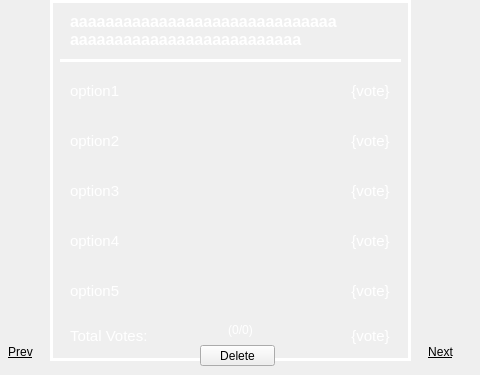
    <widget class="QWidget" name="userpoll">
     <widget class="QGroupBox" name="userpoll_gb">
      <property name="geometry">
       <rect>
        <x>50</x>
        <y>0</y>
        <width>361</width>
        <height>361</height>
       </rect>
      </property>
      <property name="styleSheet">
       <string notr="true">QGroupBox { border: 3px solid white; }

QRadioButton { color: white; }

QLabel { background-color: transparent; }</string>
      </property>
      <property name="title">
       <string/>
      </property>
      <widget class="QLabel" name="userprompt">
       <property name="geometry">
        <rect>
         <x>20</x>
         <y>10</y>
         <width>321</width>
         <height>41</height>
        </rect>
       </property>
       <property name="maximumSize">
        <size>
         <width>350</width>
         <height>100</height>
        </size>
       </property>
       <property name="font">
        <font>
         <pointsize>12</pointsize>
         <bold>true</bold>
        </font>
       </property>
       <property name="styleSheet">
        <string notr="true">color: white; font-weight: bold;</string>
       </property>
       <property name="text">
        <string>aaaaaaaaaaaaaaaaaaaaaaaaaaaaaa aaaaaaaaaaaaaaaaaaaaaaaaaa</string>
       </property>
       <property name="wordWrap">
        <bool>true</bool>
       </property>
      </widget>
      <widget class="Line" name="divider2">
       <property name="geometry">
        <rect>
         <x>10</x>
         <y>50</y>
         <width>341</width>
         <height>20</height>
        </rect>
       </property>
       <property name="styleSheet">
        <string notr="true">color: white;</string>
       </property>
       <property name="frameShadow">
        <enum>QFrame::Plain</enum>
       </property>
       <property name="lineWidth">
        <number>3</number>
       </property>
       <property name="orientation">
        <enum>Qt::Horizontal</enum>
       </property>
      </widget>
      <widget class="QLabel" name="useroption1vote">
       <property name="geometry">
        <rect>
         <x>300</x>
         <y>70</y>
         <width>41</width>
         <height>41</height>
        </rect>
       </property>
       <property name="font">
        <font>
         <pointsize>11</pointsize>
        </font>
       </property>
       <property name="styleSheet">
        <string notr="true">color: white; background-color: transparent;</string>
       </property>
       <property name="text">
        <string>{vote}</string>
       </property>
       <property name="alignment">
        <set>Qt::AlignCenter</set>
       </property>
      </widget>
      <widget class="QLabel" name="useroption2vote">
       <property name="geometry">
        <rect>
         <x>300</x>
         <y>120</y>
         <width>41</width>
         <height>41</height>
        </rect>
       </property>
       <property name="font">
        <font>
         <pointsize>11</pointsize>
        </font>
       </property>
       <property name="styleSheet">
        <string notr="true">color: white; background-color: transparent;</string>
       </property>
       <property name="text">
        <string>{vote}</string>
       </property>
       <property name="alignment">
        <set>Qt::AlignCenter</set>
       </property>
      </widget>
      <widget class="QLabel" name="useroption3vote">
       <property name="geometry">
        <rect>
         <x>300</x>
         <y>170</y>
         <width>41</width>
         <height>41</height>
        </rect>
       </property>
       <property name="font">
        <font>
         <pointsize>11</pointsize>
        </font>
       </property>
       <property name="styleSheet">
        <string notr="true">color: white; background-color: transparent;</string>
       </property>
       <property name="text">
        <string>{vote}</string>
       </property>
       <property name="alignment">
        <set>Qt::AlignCenter</set>
       </property>
      </widget>
      <widget class="QLabel" name="useroption4vote">
       <property name="geometry">
        <rect>
         <x>300</x>
         <y>220</y>
         <width>41</width>
         <height>41</height>
        </rect>
       </property>
       <property name="font">
        <font>
         <pointsize>11</pointsize>
        </font>
       </property>
       <property name="styleSheet">
        <string notr="true">color: white; background-color: transparent;</string>
       </property>
       <property name="text">
        <string>{vote}</string>
       </property>
       <property name="alignment">
        <set>Qt::AlignCenter</set>
       </property>
      </widget>
      <widget class="QLabel" name="useroption5vote">
       <property name="geometry">
        <rect>
         <x>300</x>
         <y>270</y>
         <width>41</width>
         <height>41</height>
        </rect>
       </property>
       <property name="font">
        <font>
         <pointsize>11</pointsize>
        </font>
       </property>
       <property name="styleSheet">
        <string notr="true">color: white; background-color: transparent;</string>
       </property>
       <property name="text">
        <string>{vote}</string>
       </property>
       <property name="alignment">
        <set>Qt::AlignCenter</set>
       </property>
      </widget>
      <widget class="QLabel" name="useroption1">
       <property name="geometry">
        <rect>
         <x>20</x>
         <y>70</y>
         <width>241</width>
         <height>41</height>
        </rect>
       </property>
       <property name="font">
        <font>
         <pointsize>11</pointsize>
        </font>
       </property>
       <property name="styleSheet">
        <string notr="true">color: white;</string>
       </property>
       <property name="text">
        <string>option1</string>
       </property>
      </widget>
      <widget class="QLabel" name="useroption5">
       <property name="geometry">
        <rect>
         <x>20</x>
         <y>270</y>
         <width>241</width>
         <height>41</height>
        </rect>
       </property>
       <property name="font">
        <font>
         <pointsize>11</pointsize>
        </font>
       </property>
       <property name="styleSheet">
        <string notr="true">color: white;</string>
       </property>
       <property name="text">
        <string>option5</string>
       </property>
      </widget>
      <widget class="QLabel" name="useroption3">
       <property name="geometry">
        <rect>
         <x>20</x>
         <y>170</y>
         <width>241</width>
         <height>41</height>
        </rect>
       </property>
       <property name="font">
        <font>
         <pointsize>11</pointsize>
        </font>
       </property>
       <property name="styleSheet">
        <string notr="true">color: white;</string>
       </property>
       <property name="text">
        <string>option3</string>
       </property>
      </widget>
      <widget class="QLabel" name="useroption2">
       <property name="geometry">
        <rect>
         <x>20</x>
         <y>120</y>
         <width>241</width>
         <height>41</height>
        </rect>
       </property>
       <property name="font">
        <font>
         <pointsize>11</pointsize>
        </font>
       </property>
       <property name="styleSheet">
        <string notr="true">color: white;</string>
       </property>
       <property name="text">
        <string>option2</string>
       </property>
      </widget>
      <widget class="QLabel" name="useroption4">
       <property name="geometry">
        <rect>
         <x>20</x>
         <y>220</y>
         <width>241</width>
         <height>41</height>
        </rect>
       </property>
       <property name="font">
        <font>
         <pointsize>11</pointsize>
        </font>
       </property>
       <property name="styleSheet">
        <string notr="true">color: white;</string>
       </property>
       <property name="text">
        <string>option4</string>
       </property>
      </widget>
      <widget class="QLabel" name="totalvotes">
       <property name="geometry">
        <rect>
         <x>20</x>
         <y>320</y>
         <width>251</width>
         <height>31</height>
        </rect>
       </property>
       <property name="font">
        <font>
         <pointsize>11</pointsize>
        </font>
       </property>
       <property name="styleSheet">
        <string notr="true">color: white;</string>
       </property>
       <property name="text">
        <string>Total Votes:</string>
       </property>
      </widget>
      <widget class="QLabel" name="usertotalvote">
       <property name="geometry">
        <rect>
         <x>300</x>
         <y>320</y>
         <width>41</width>
         <height>31</height>
        </rect>
       </property>
       <property name="font">
        <font>
         <pointsize>11</pointsize>
        </font>
       </property>
       <property name="styleSheet">
        <string notr="true">color: white; background-color: transparent;</string>
       </property>
       <property name="text">
        <string>{vote}</string>
       </property>
       <property name="alignment">
        <set>Qt::AlignCenter</set>
       </property>
      </widget>
      <widget class="QLabel" name="index">
       <property name="geometry">
        <rect>
         <x>160</x>
         <y>320</y>
         <width>61</width>
         <height>20</height>
        </rect>
       </property>
       <property name="styleSheet">
        <string notr="true">color: white; background-color: transparent;</string>
       </property>
       <property name="text">
        <string>(0/0)</string>
       </property>
       <property name="alignment">
        <set>Qt::AlignCenter</set>
       </property>
      </widget>
     </widget>
     <widget class="QPushButton" name="deletepoll">
      <property name="geometry">
       <rect>
        <x>200</x>
        <y>345</y>
        <width>75</width>
        <height>21</height>
       </rect>
      </property>
      <property name="cursor">
       <cursorShape>PointingHandCursor</cursorShape>
      </property>
      <property name="focusPolicy">
       <enum>Qt::NoFocus</enum>
      </property>
      <property name="text">
       <string>Delete</string>
      </property>
     </widget>
     <widget class="QPushButton" name="next">
      <property name="geometry">
       <rect>
        <x>410</x>
        <y>340</y>
        <width>61</width>
        <height>24</height>
       </rect>
      </property>
      <property name="cursor">
       <cursorShape>PointingHandCursor</cursorShape>
      </property>
      <property name="focusPolicy">
       <enum>Qt::NoFocus</enum>
      </property>
      <property name="styleSheet">
       <string notr="true">border: none; text-decoration: underline; background-color: transparent;</string>
      </property>
      <property name="text">
       <string>Next</string>
      </property>
     </widget>
     <widget class="QPushButton" name="prev">
      <property name="geometry">
       <rect>
        <x>-10</x>
        <y>340</y>
        <width>61</width>
        <height>24</height>
       </rect>
      </property>
      <property name="cursor">
       <cursorShape>PointingHandCursor</cursorShape>
      </property>
      <property name="focusPolicy">
       <enum>Qt::NoFocus</enum>
      </property>
      <property name="styleSheet">
       <string notr="true">border: none; text-decoration: underline; background-color: transparent;</string>
      </property>
      <property name="text">
       <string>Prev</string>
      </property>
     </widget>
    </widget>
